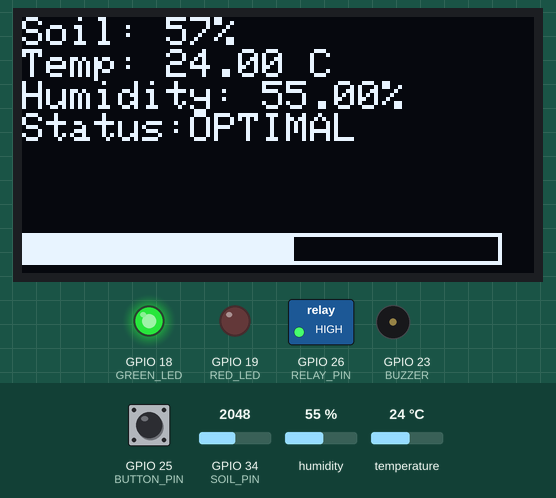
Bench run of a sketch on a simulated ESP32. Shown: 128×64 one-colour display, switched loads named in the sketch (green lamp = pin HIGH), output pins drawn as LEDs (lit = HIGH), buzzer (waves = sounding). Inputs (shaded band) come from the test bench; at power-on: GPIO 25 (BUTTON_PIN) HIGH, GPIO 34 (SOIL_PIN) = 2048, humidity 55 %, temperature 24 °C. What the sketch prints to the serial monitor is not drawn.

Above: at 1.2 s.
1.3 s: GPIO 25 (BUTTON_PIN) pulled LOW for 0.15 s
At 2.3 s:
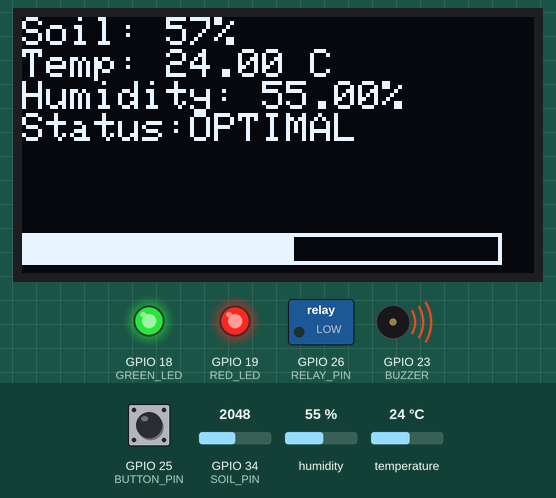
4.4 s: GPIO 34 (SOIL_PIN) set to 2553
At 7.1 s:
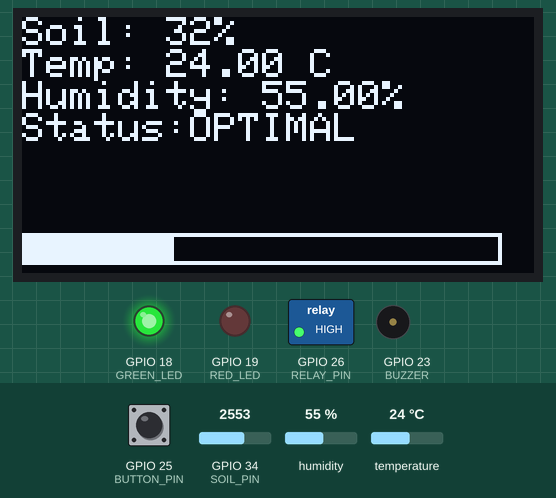
7.4 s: GPIO 34 (SOIL_PIN) set to 2640
8.9 s: GPIO 25 (BUTTON_PIN) pulled LOW for 1 s
At 9.4 s:
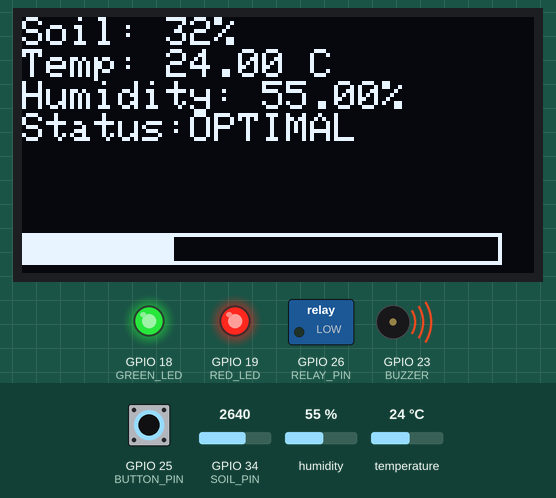
12.9 s: GPIO 34 (SOIL_PIN) set to 1228
At 14.3 s:
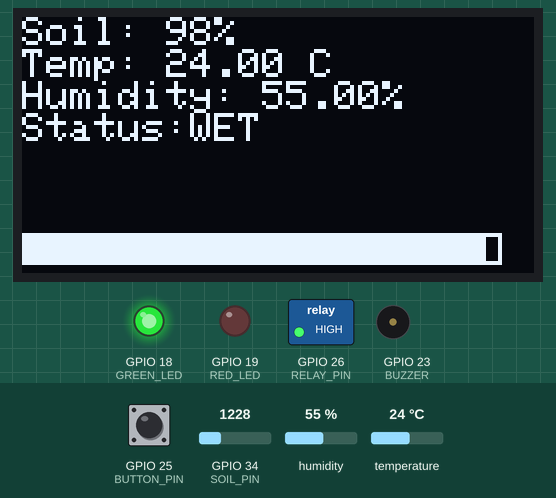
15.4 s: GPIO 25 (BUTTON_PIN) pulled LOW for 0.15 s
At 16.7 s:
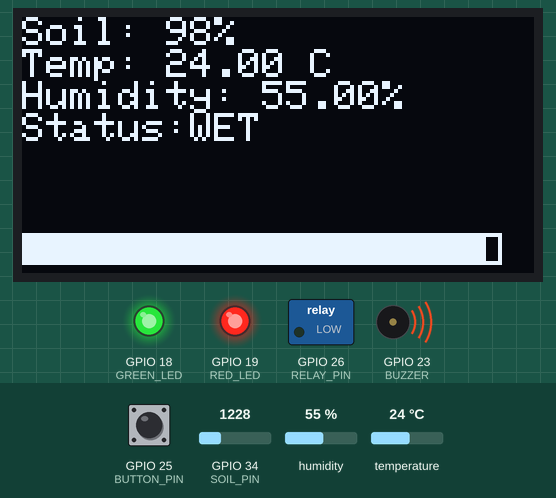
Timing chart, 0 to 21.9 s (numbered marks = the images above; inputs shaded):
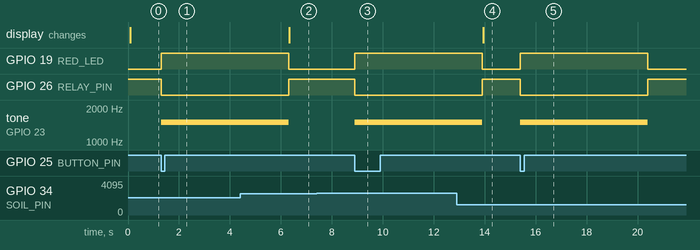

Measured:
- after the input at 1.3 s, GPIO 19 (RED_LED): LOW → HIGH at once; GPIO 26 (RELAY_PIN): HIGH → LOW at once; tone on GPIO 23 (BUZZER): silent → 1500 Hz at once
- after the input at 4.4 s, the display: changes after 1.9 s (image 2)
- after the input at 7.4 s, every drawn part: stays the same
- after the input at 8.9 s, GPIO 19 (RED_LED): LOW → HIGH at once; GPIO 26 (RELAY_PIN): HIGH → LOW at once; tone on GPIO 23 (BUZZER): silent → 1500 Hz at once
- after the input at 12.9 s, GPIO 18 (GREEN_LED): stays HIGH (without the input it goes to LOW after 1.0 s); GPIO 19 (RED_LED): HIGH → LOW after 1.0 s; GPIO 26 (RELAY_PIN): LOW → HIGH after 1.0 s; the display: changes after 1.0 s (image 4)
- after the input at 15.4 s, GPIO 19 (RED_LED): LOW → HIGH at once, → LOW 5.0 s later; GPIO 26 (RELAY_PIN): HIGH → LOW at once, → HIGH 5.0 s later; tone on GPIO 23 (BUZZER): silent → 1500 Hz at once, → silent 5.0 s later

The sketch:

plant_monitor.ino
```cpp
#include <Wire.h>
#include <Adafruit_GFX.h>
#include <Adafruit_SSD1306.h>
#include <DHT.h>

#define SCREEN_WIDTH 128
#define SCREEN_HEIGHT 64
Adafruit_SSD1306 display(SCREEN_WIDTH, SCREEN_HEIGHT, &Wire, -1);

#define SOIL_PIN 34
#define DHTPIN 4
#define DHTTYPE DHT22

#define RELAY_PIN 26
#define BUTTON_PIN 25

#define GREEN_LED 18
#define RED_LED 19
#define BUZZER 23

DHT dht(DHTPIN, DHTTYPE);

const int DRY_VALUE = 3200;
const int WET_VALUE = 1200;

bool pumpOn = false;

unsigned long previousMillis = 0;
const unsigned long interval = 300000;

void setup() {
  Serial.begin(115200);
  pinMode(RELAY_PIN, OUTPUT);
  digitalWrite(RELAY_PIN, HIGH);
  pinMode(BUTTON_PIN, INPUT_PULLUP);
  pinMode(GREEN_LED, OUTPUT);
  pinMode(RED_LED, OUTPUT);
  pinMode(BUZZER, OUTPUT);
  dht.begin();
  Wire.begin(21, 22);
  if (!display.begin(SSD1306_SWITCHCAPVCC, 0x3C)) {
    Serial.println("OLED Failed");
    while (true);
  }
  display.clearDisplay();
  display.display();
  readSensors();
}

void loop() {
  if (digitalRead(BUTTON_PIN) == LOW) manualWater();
  if (millis() - previousMillis >= interval) {
    previousMillis = millis();
    readSensors();
  }
}

void readSensors() {
  int raw = analogRead(SOIL_PIN);
  int moisture = map(raw, DRY_VALUE, WET_VALUE, 0, 100);
  moisture = constrain(moisture, 0, 100);
  float temperature = dht.readTemperature();
  float humidity = dht.readHumidity();
  String status;
  if (!pumpOn && moisture < 30) pumpOn = true;
  if (pumpOn && moisture > 40) pumpOn = false;
  digitalWrite(RELAY_PIN, pumpOn ? LOW : HIGH);
  if (moisture < 30) {
    status = "DRY";
    digitalWrite(RED_LED, HIGH);
    digitalWrite(GREEN_LED, LOW);
    tone(BUZZER, 1000, 300);
  } else if (moisture <= 70) {
    status = "OPTIMAL";
    digitalWrite(RED_LED, LOW);
    digitalWrite(GREEN_LED, HIGH);
  } else {
    status = "WET";
    digitalWrite(RED_LED, LOW);
    digitalWrite(GREEN_LED, HIGH);
  }
  Serial.print("Raw: "); Serial.print(raw);
  Serial.print("  Moisture: "); Serial.print(moisture); Serial.print("%");
  Serial.print("  Temp: "); Serial.print(temperature); Serial.print(" C");
  Serial.print("  Humidity: "); Serial.print(humidity); Serial.print("%");
  Serial.print("  Status: "); Serial.println(status);
  display.clearDisplay();
  display.setTextSize(1);
  display.setTextColor(SSD1306_WHITE);
  display.setCursor(0,0);
  display.print("Soil: "); display.print(moisture); display.println("%");
  display.print("Temp: "); display.print(temperature); display.println(" C");
  display.print("Humidity: "); display.print(humidity); display.println("%");
  display.print("Status:"); display.println(status);
  display.drawRect(0,54,120,8,WHITE);
  int bar = map(moisture,0,100,0,118);
  display.fillRect(1,55,bar,6,WHITE);
  display.display();
}

void manualWater() {
  Serial.println("Manual Watering Started");
  digitalWrite(RELAY_PIN, LOW);
  digitalWrite(RED_LED, HIGH);
  tone(BUZZER, 1500);
  delay(5000);
  noTone(BUZZER);
  digitalWrite(RELAY_PIN, HIGH);
  digitalWrite(RED_LED, LOW);
  Serial.println("Manual Watering Finished");
  readSensors();
}
```
